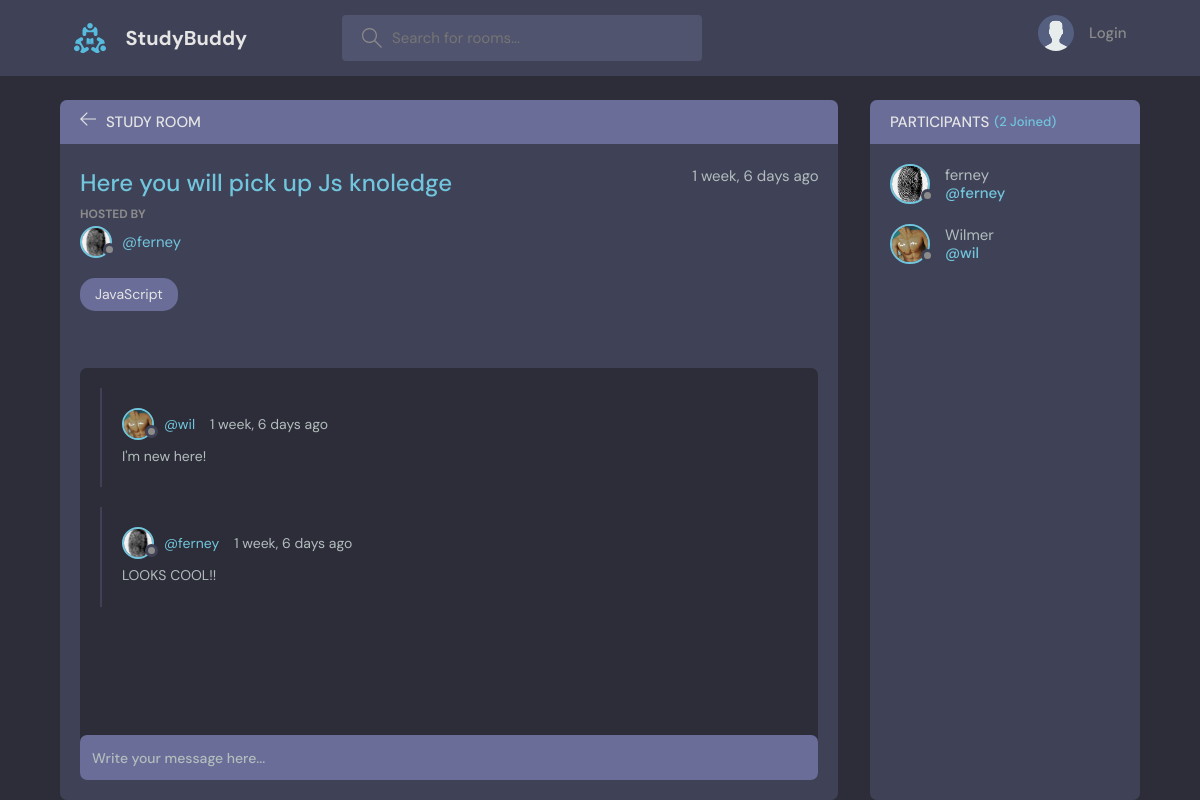
The page /room/1/ on the database its author committed.
### base/models.py (models this page shows, shortened)
class Room(models.Model):
    host = models.ForeignKey(User, on_delete=models.SET_NULL, null=True)
    topic = models.ForeignKey(Topic, on_delete=models.SET_NULL, null=True)
    name = models.CharField(max_length=200)
    description = models.TextField(null=True, blank=True)
    participants =  models.ManyToManyField(User, related_name= 'participants', blank=True)
    created = models.DateTimeField(auto_now_add=True)
    updated = models.DateTimeField(auto_now=True)
    class Meta:
        ordering = ['-updated', '-created']

class User(AbstractUser):
    name = models.CharField(max_length=200, null=True)
    email = models.EmailField(unique=True, null=True)
    bio = models.TextField(null = True)
    avatar = models.ImageField(null=True, default="avatar.svg")
    USERNAME_FIELD = 'email'
    REQUIRED_FIELDS = []

class Topic(models.Model):
    name = models.CharField(max_length=100)
    def __str__(self):
        return self.name

class Message(models.Model):
    user = models.ForeignKey(User, on_delete=models.CASCADE)
    room = models.ForeignKey(Room, on_delete=models.CASCADE)
    body = models.TextField(null=False, blank=False)
    created = models.DateTimeField(auto_now_add=True)
    updated = models.DateTimeField(auto_now=True)
    class Meta:
        ordering = ['-updated', '-created']

### base/views.py (the view, shortened to what this page needs)
# urls.py: path('room/<str:pk>/', views.room, name="room"),
def room(request, pk):
    room = Room.objects.get(id=pk)
    room_messages = room.message_set.all()
    participants = room.participants.all()
    context = {'room': room, 'room_messages': room_messages, 'participants': participants}
    return render(request, 'base/room.html', context)

### base/templates/base/room.html (shortened to what this page needs)
{% extends 'main.html' %}
{% block content %}
<main class="profile-page layout layout--2">
  <div class="container">
    <div class="room">
      <div class="room__top">
        <div class="room__topLeft">
          <a href="{% url 'home' %}">
            <svg version="1.1" xmlns="http://www.w3.org/2000/svg" width="32" height="32" viewBox="0 0 32 32">
              <title>arrow-left</title>
              <path
                d="M13.723 2.286l-13.723 13.714 13.719 13.714 1.616-1.611-10.96-10.96h27.625v-2.286h-27.625l10.965-10.965-1.616-1.607z">
              </path>
            </svg>
          </a>
          <h3>Study Room</h3>
        </div>
      </div>
      <div class="room__box scroll">
        <div class="room__header scroll">
          <div class="room__info">
            <h3>{{room.name}}</h3>
            <span>{{room.created|timesince}} ago</span>
          </div>
          <div class="room__hosted">
            <p>Hosted By</p>
            <a href="{% url 'user-profile' room.host.id %}" class="room__author">
              <div class="avatar avatar--small">
                <img src="{{room.host.avatar.url}}" />
              </div>
              <span>@{{room.host.username}}</span>
            </a>
          </div>
          <span class="room__topics">{{room.topic}}</span>
        </div>
        <div class="room__conversation">
          <div class="threads scroll">
            {% for message in room_messages %}
            <div class="thread">
              <div class="thread__top">
                <div class="thread__author">
                  <a href="{% url 'user-profile' message.user.id %}" class="thread__authorInfo">
                    <div class="avatar avatar--small">
                      <img src="{{message.user.avatar.url}}" />
                    </div>
                    <span>@{{message.user.username}}</span>
                  </a>
                  <span class="thread__date">{{message.created|timesince}} ago</span>
                </div>
              </div>
              <div class="thread__details">
                {{message.body}}
              </div>
            </div>
            {% endfor %}
          </div>
        </div>
      </div>
      <div class="room__message">
        <form action="" method="POST">
          <input name="body" placeholder="Write your message here..." />
        </form>
      </div>
    </div>
    <div class="participants">
      <h3 class="participants__top">Participants <span>({{participants.count}} Joined)</span></h3>
      <div class="participants__list scroll">
        {% for user in participants %}
        <a href="{%  url 'user-profile' user.id %}" class="participant">
          <div class="avatar avatar--medium">
            <img src="{{user.avatar.url}}" />
          </div>
          <p>
            {{user.name}}
            <span>@{{user.username}}</span>
          </p>
        </a>
        {% endfor %}
      </div>
    </div>
  </div>
</main>
{% endblock content %}

### rows shown on the page
Room: name "Here you will pick up Js knoledge", created "1 week, 6 days", host.avatar (picture), host.username "ferney", topic "JavaScript"
Message: user.avatar (picture), user.username "wil", created "1 week, 6 days", body "I'm new here!"
Message: user.avatar (picture), user.username "ferney", created "1 week, 6 days", body "LOOKS COOL!!"
User: avatar (picture), name "ferney", username "ferney"
User: avatar (picture), name "Wilmer", username "wil"

### other values the page prints
{{ participants.count }} "2"
